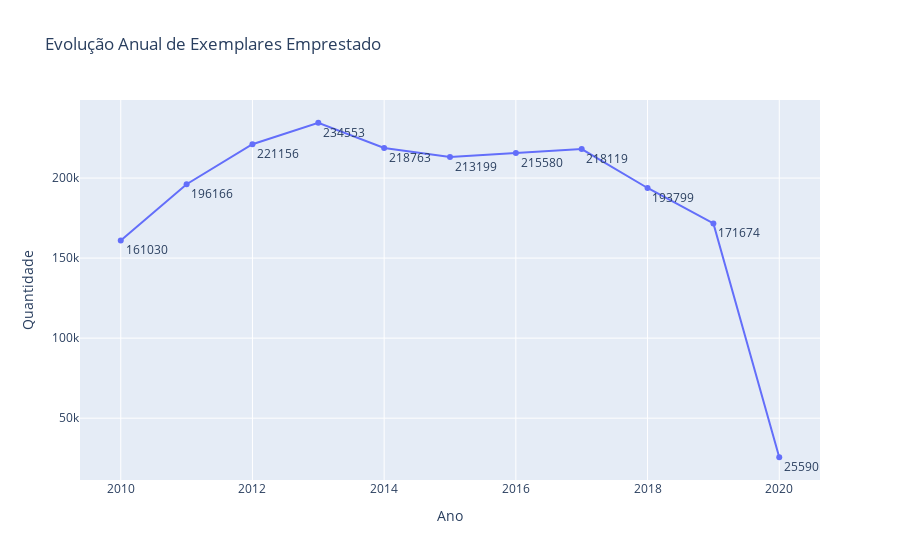

Notebook code for this chart:
### Code cell
# Criação do grafico de linhas para a analise de distribuição por ano
fig = px.line(
    emprestimos_anuais,
    x='ano_emprestimo',
    y='count',
    title='Evolução Anual de Exemplares Emprestado',
    text='count',
    labels={
        'ano_emprestimo':'Ano',
        'count':'Quantidade',
    }
)

fig.update_traces(textposition='bottom right')



nome_arquivo = 'img/resultados_graficos/evolucao_anual.png'

if not os.path.exists(nome_arquivo):
    fig.write_image(nome_arquivo)
    print("Arquivo criado!")
else:
    print("Arquivo ja existe")

fig.show()

### Figure 1 — Plotly figure (JSON) as saved in the notebook; plotly's stock layout.template omitted (floating-point values rounded to 4 significant figures)
{"data": [{"hovertemplate": "Ano=%{x}<br>Quantidade=%{text}<extra></extra>", "legendgroup": "", "line": {"color": "#636efa", "dash": "solid"}, "marker": {"symbol": "circle"}, "mode": "lines+markers+text", "name": "", "orientation": "v", "showlegend": false, "text": [161000.0, 196200.0, 221200.0, 234600.0, 218800.0, 213200.0, 215600.0, 218100.0, 193800.0, 171700.0, 25590.0], "textposition": "bottom right", "type": "scatter", "x": [2010, 2011, 2012, 2013, 2014, 2015, 2016, 2017, 2018, 2019, 2020], "xaxis": "x", "y": [161030, 196166, 221156, 234553, 218763, 213199, 215580, 218119, 193799, 171674, 25590], "yaxis": "y"}], "layout": {"legend": {"tracegroupgap": 0}, "title": {"text": "Evolução Anual de Exemplares Emprestado"}, "xaxis": {"anchor": "y", "domain": [0, 1], "title": {"text": "Ano"}}, "yaxis": {"anchor": "x", "domain": [0, 1], "title": {"text": "Quantidade"}}}}
